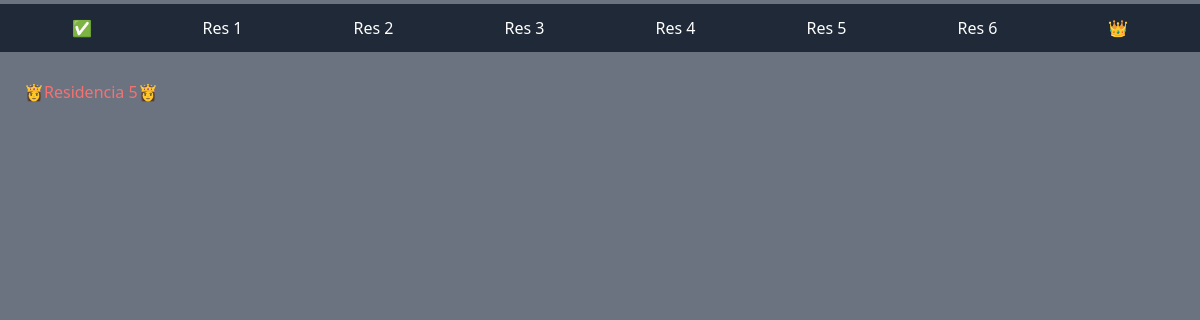
The app's page /res_5/, older data.
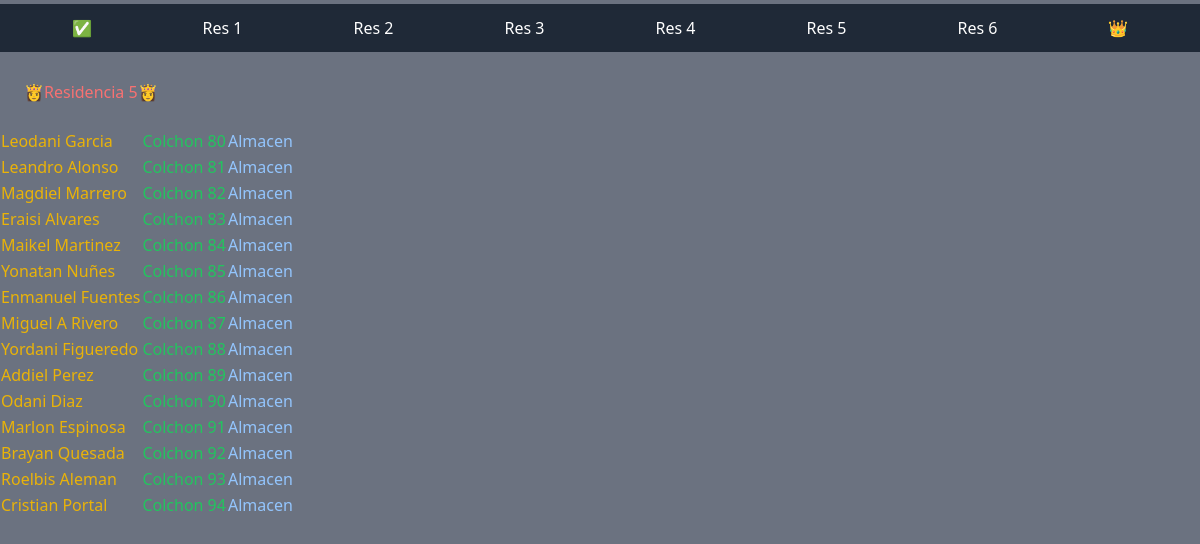
The same page, newer data.
### Myapp/models.py (models this page shows, shortened)
class Estudiante(models.Model):
    nombre_estudiante=models.CharField(max_length=50, primary_key=True)
    residencia=models.PositiveIntegerField()
    colchon=models.ForeignKey(Colchon, on_delete=models.CASCADE)

class Colchon(models.Model):
    numero_colchon=models.PositiveIntegerField(primary_key=True)
    lugar=models.ForeignKey(Lugar,default=1 ,null=False, on_delete=models.CASCADE)
    boton=models.BooleanField(default=False)
    def __str__(self):
        x=str(self.numero_colchon)
        return f"Colchon {x}"

class Lugar(models.Model):
    nombre_lugar=models.CharField(max_length=20)
    def __str__(self):
        return self.nombre_lugar

### Myapp/views.py (the view)
# urls.py: path('res_5/',views.res_5, name="Residencia_5"),
def res_5(requers):
    resists=Estudiante.objects.all()
    return render(requers,'resi_5.html',{
        'estudiantes': resists
    })

### Myapp/templates/resi_5.html
{% extends 'base.html' %}
{% block conten %}
<h1 class="p-6 text-red-400">👸Residencia 5👸</h1>
<TABLE whitespace-no-wrap>
{% for estudiante in estudiantes %}
{% if estudiante.residencia == 5 %}
        <tr>
            <td><h3 class="text-yellow-500">{{estudiante.nombre_estudiante}}</h3></td>
            <td><h3 class="text-green-500">{{estudiante.colchon}}</h3></td>
            <td><h3 class="text-blue-300">{{estudiante.colchon.lugar}}</h3></td>
        </tr>
{% endif %}
{% endfor %}
</TABLE>
{% endblock %}

Row changes from the older to the newer data that the page shows:
added Estudiante: nombre_estudiante "Leodani Garcia", colchon "Colchon 80", colchon.lugar "Almacen"
added Estudiante: nombre_estudiante "Leandro Alonso", colchon "Colchon 81", colchon.lugar "Almacen"
added Estudiante: nombre_estudiante "Magdiel Marrero", colchon "Colchon 82", colchon.lugar "Almacen"
added Estudiante: nombre_estudiante "Eraisi Alvares", colchon "Colchon 83", colchon.lugar "Almacen"
added Estudiante: nombre_estudiante "Maikel Martinez", colchon "Colchon 84", colchon.lugar "Almacen"
added Estudiante: nombre_estudiante "Yonatan Nuñes", colchon "Colchon 85", colchon.lugar "Almacen"
added Estudiante: nombre_estudiante "Enmanuel Fuentes", colchon "Colchon 86", colchon.lugar "Almacen"
added Estudiante: nombre_estudiante "Miguel A Rivero", colchon "Colchon 87", colchon.lugar "Almacen"
added Estudiante: nombre_estudiante "Yordani Figueredo", colchon "Colchon 88", colchon.lugar "Almacen"
added Estudiante: nombre_estudiante "Addiel Perez", colchon "Colchon 89", colchon.lugar "Almacen"
added Estudiante: nombre_estudiante "Odani Diaz", colchon "Colchon 90", colchon.lugar "Almacen"
added Estudiante: nombre_estudiante "Marlon Espinosa", colchon "Colchon 91", colchon.lugar "Almacen"
added Estudiante: nombre_estudiante "Brayan Quesada", colchon "Colchon 92", colchon.lugar "Almacen"
added Estudiante: nombre_estudiante "Roelbis Aleman", colchon "Colchon 93", colchon.lugar "Almacen"
added Estudiante: nombre_estudiante "Cristian Portal", colchon "Colchon 94", colchon.lugar "Almacen"
